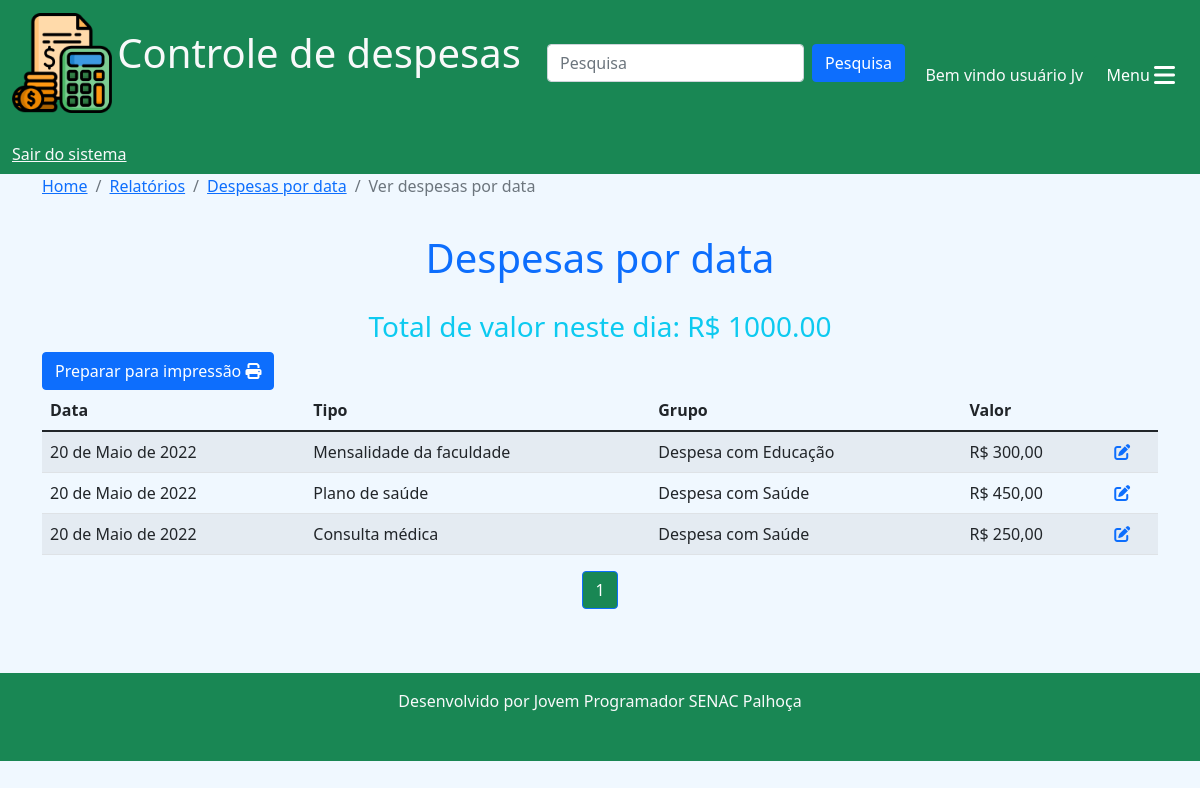
The page /relatorios/ver_despesas/2022-05-20 (signed in) on the database its author committed.
### despesas/models.py (models this page shows, shortened)
class Despesa(models.Model):
    despesa = models.TextField(blank=True, null=True)
    data = models.DateField()
    usuario = models.ForeignKey(User, on_delete=models.CASCADE)
    tipo = models.ForeignKey(TipoDespesa, on_delete=models.DO_NOTHING)
    fpag = models.ForeignKey(FormaPagamento, on_delete=models.DO_NOTHING)
    valor = models.DecimalField(max_digits=10, decimal_places=2)
    class Meta:
        verbose_name = 'Despesa'
        verbose_name_plural = 'Despesas'

### cadastros/models.py (models this page shows)
class TipoDespesa(models.Model):
    tipo = models.CharField(max_length=80)
    padrao = models.BooleanField(default=False)
    usuario = models.ForeignKey(User, on_delete=models.CASCADE, blank=True, null=True)
    grupo = models.ForeignKey(GrupoDespesa, on_delete=models.CASCADE)
    ativo = models.BooleanField(default=True)
    class Meta:
        verbose_name = 'Tipo de despesa'
        verbose_name_plural = 'Tipos de despesa'
    def __str__(self):
        return self.tipo

class GrupoDespesa(models.Model):
    grupo = models.CharField(max_length=50)
    padrao = models.BooleanField(default=False)
    usuario = models.ForeignKey(User, on_delete=models.CASCADE, blank=True, null=True)
    ativo = models.BooleanField(default=True)
    class Meta:
        verbose_name = 'Grupo de despesa'
        verbose_name_plural = 'Grupos de despesa'
    def __str__(self):
        return self.grupo

### relatorios/views.py (the view)
# urls.py: path('ver_despesas/<str:data>', views.ver_despesas, name='ver_despesas'),
@login_required(login_url='login')
def ver_despesas(request, data):
    format = "%Y-%m-%d"
    try:
        data_valida = bool(datetime.strptime(data, format))
    except ValueError:
        data_valida = False
    if data_valida:
        user = request.user
        despesas = Despesa.objects.all().filter(
            usuario=user, data=data
        )
        if len(despesas) == 0:
            messages.add_message(request, messages.WARNING, 'Não existem registros para esse usuário')
            return redirect('home')
        total = despesas.aggregate(Sum('valor'))
        total = f"{total['valor__sum']:.2f}"
        paginator = Paginator(despesas, 5)
        page = request.GET.get('p')
        despesas = paginator.get_page(page)
        return render(request, 'ver_despesas.html', {'despesas':despesas, 'total':total, 'data':data})
    else:
        messages.add_message(request, messages.ERROR, 'Data inválida')
        return redirect('despesas_por_data')

### relatorios/templates/ver_despesas.html (shortened to what this page needs)
{% extends 'base.html'%}
{% block 'conteudo'%}
<nav aria-label="breadcrumb">
  <ol class="breadcrumb">
    <li class="breadcrumb-item"><a href="{% url 'home'%}">Home</a></li>
    <li class="breadcrumb-item"><a href="{% url 'relatorios'%}">Relatórios</a></li>
    <li class="breadcrumb-item"><a href="{% url 'despesas_por_data'%}">Despesas por data</a></li>
    <li class="breadcrumb-item active" aria-current="page">Ver despesas por data</li>
  </ol>
</nav>
<h1 style="padding-top: 20px;" class="text-center text-primary">Despesas por data</h1>
<h3 style="padding-top: 20px;" class="text-center text-info">Total de valor neste dia: R$ {{total}}</h3>
<a href="{% url 'ver_despesas_print' data%}" class="btn btn-primary" target="_blank">Preparar para impressão <i class="fa-solid fa-print"></i></a>
<div class="row">
  <div class="col-12">
    <table class="table table-striped table-hover">
      <thead>
        <tr>
          <th scope="col">Data</th>
          <th scope="col">Tipo</th>
          <th scope="col">Grupo</th>
          <th scope="col">Valor</th>
        </tr>
      </thead>
      <tbody>
        {% for c in despesas%}
        <tr>
            <td>{{c.data}}</td>
            <td>{{c.tipo}}</td>
            <td>{{c.tipo.grupo}}</td>
            <td>R$ {{c.valor}}</td>
            <td><a href="{% url 'alterar_despesa' c.id%}" title='Manutenção de despesa'><i class="fa-solid fa-pen-to-square text-primary"></i></a></td>
        </tr>
        {%endfor%}
      </tbody>
    </table>
</div>
<nav aria-label="Page navigation example">
  <ul class="pagination justify-content-center">
    {%for pagina in despesas.paginator.page_range%}
    {%if despesas.number == pagina%}
      <li class="page-item active"><a class="page-link bg-success" href="?p={{pagina}}">{{pagina}}</a></li>
    {% elif despesas.number > pagina|add:'-3'  and despesas.number < pagina|add:'3'%}
      <li class="page-item"><a class="page-link" href="?p={{pagina}}">{{pagina}}</a></li>
    {%endif%}
    {%endfor%}
  </ul>
</nav>
</div>
{% endblock %}

### templates/base.html (shortened to what this page needs)
{% load static %}
<!DOCTYPE html>
<html lang="pt-br">
<head>
    <link href="https://cdn.jsdelivr.net/npm/bootstrap@5.1.3/dist/css/bootstrap.min.css" rel="stylesheet">
    <link rel="stylesheet" href="{% static 'css/estilo.css'%}">
</head>
<body>
    <nav class="navbar navbar-light bg-success">
        <div class="container-fluid">
          <a class="navbar-brand text-light" href="{% url 'home'%}">
            <img src="{% static 'img/icone_despesas.png'%}" width="100" height="100" class="d-inline-block align-text-middle">
            <span class="fs-1">Controle de despesas</span>
          </a>
          <form class="d-flex" action="{% url 'pesquisa'%}">
            <input class="form-control me-2" type="search" placeholder="Pesquisa" aria-label="Search" name="termo">
            <button class="btn btn-primary" type="submit">Pesquisa</button>
          </form>
          {% if user.first_name != ''%}
          <span class="text-light mt-4">Bem vindo {{user.first_name}} {{user.last_name}}</span>
          {% else %}
          <span class="text-light mt-4">Bem vindo usuário {{user}}</span>
          {% endif %}
          <button class="btn btn-success text-end mt-4" type="button" data-bs-toggle="offcanvas" data-bs-target="#offcanvasScrolling" aria-controls="offcanvasScrolling">Menu <i class="fa fa-bars fa-xl"></i></button>
          {% if user.is_authenticated %}
          <a href="{% url 'logout'%}" class="text-light mt-4">Sair do sistema</a>
          {% else %}
          <a href="{% url 'login'%}" class="text-light mt-4">Faça seu login</a>
          {% endif %}
        </div>
    </nav>
      <div class="container">
       {% block 'conteudo'%}
       {% endblock %}
      </div>
    <footer class="text-center text-light bg-success mt-5 pb-3">
        <p class="py-3">Desenvolvido por Jovem Programador SENAC Palhoça</p>
    </footer>
</body>
</html>

### templates/static/css/estilo.css (style rules this page uses)
* { margin: 0; padding: 0; }
body { background-color: aliceblue; }

### rows shown on the page
Despesa: data "20 de Maio de 2022", tipo "Mensalidade da faculdade", tipo.grupo "Despesa com Educação", valor "300,00"
Despesa: data "20 de Maio de 2022", tipo "Plano de saúde", tipo.grupo "Despesa com Saúde", valor "450,00"
Despesa: data "20 de Maio de 2022", tipo "Consulta médica", tipo.grupo "Despesa com Saúde", valor "250,00"

### other values the page prints
{{ user }} "Jv"
{{ total }} "1000.00"
{{ pagina }} "1"
